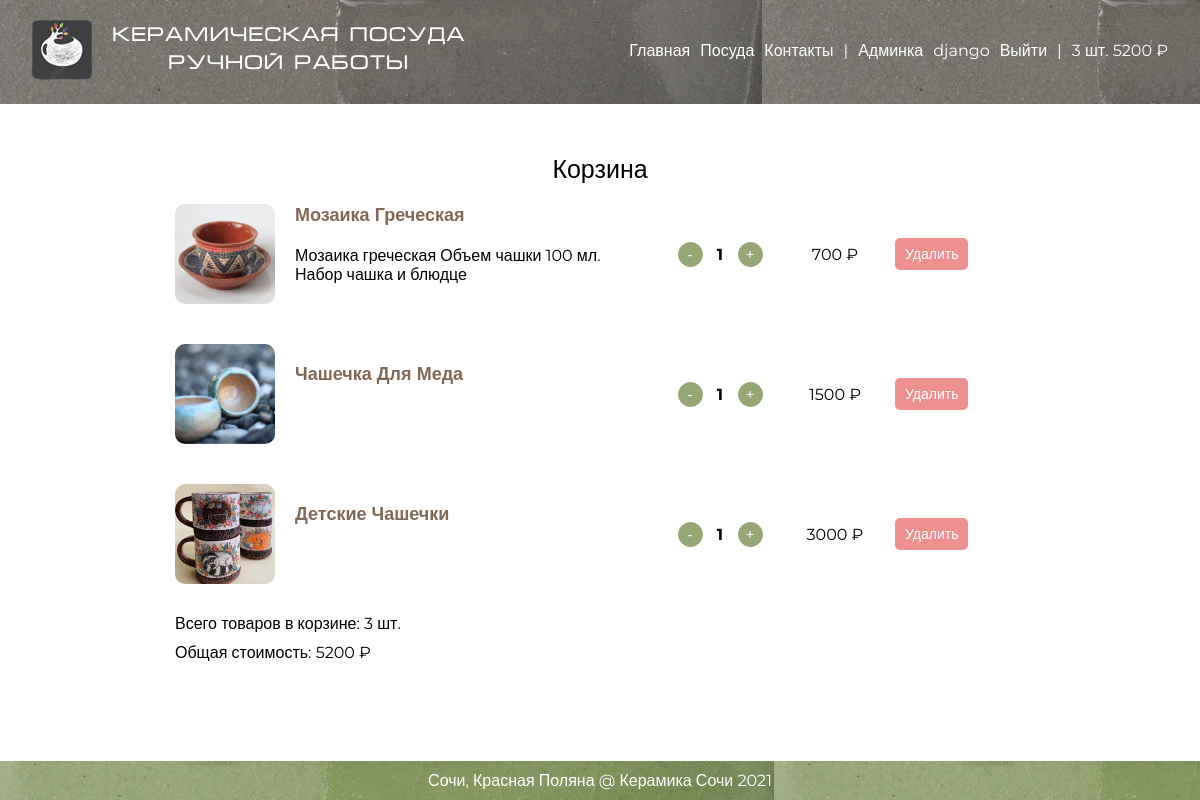
The page /basket/ (signed in) on the database as committed earlier.
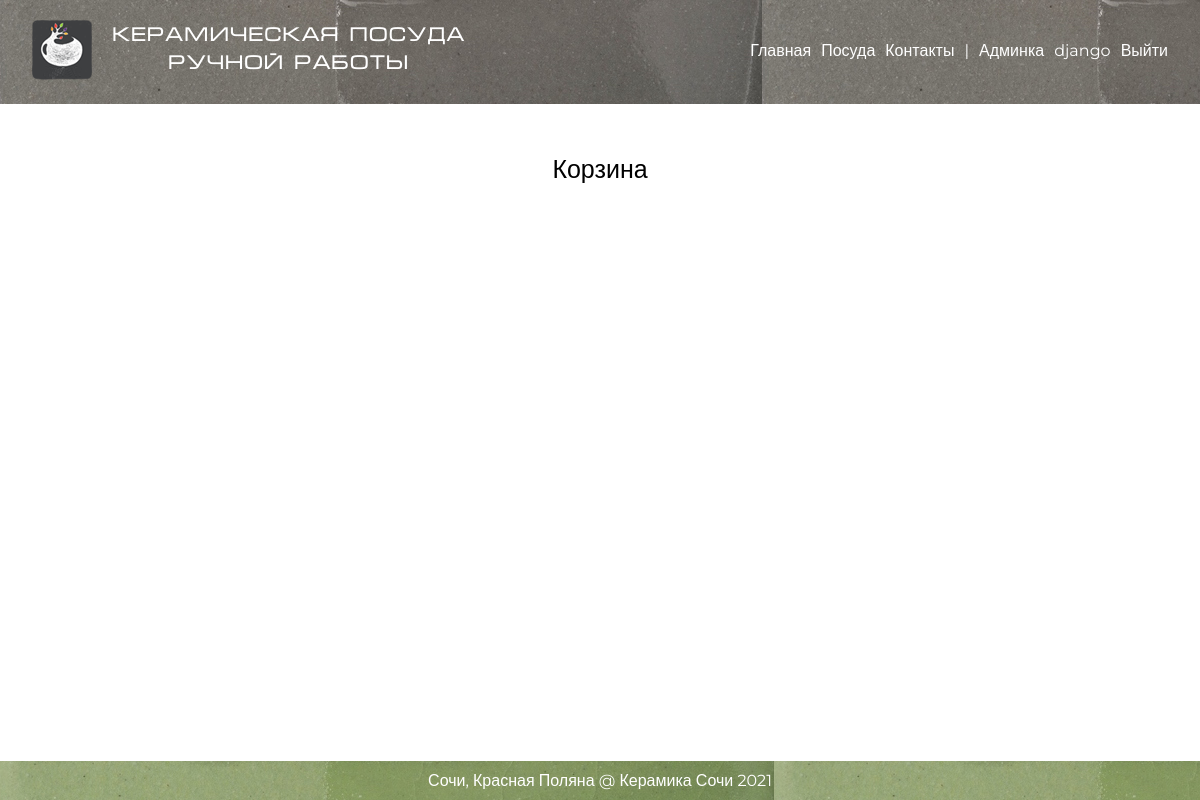
The same page on the database as committed later.
### basketapp/models.py (models this page shows)
class Basket(models.Model):
    user = models.ForeignKey(settings.AUTH_USER_MODEL, on_delete=models.CASCADE, related_name='basket')
    product = models.ForeignKey(Product, on_delete=models.CASCADE)
    quantity = models.SmallIntegerField(verbose_name='количество', default=0)
    add_datetime = models.DateTimeField(verbose_name='время', auto_now_add=True)
    @property
    def product_cost(self):
        return self.product.price * self.quantity
    @property
    def total_quantity(self):
        return sum(self.user.basket.values_list('quantity', flat=True))
    @property
    def total_cost(self):
        return sum([x.product_cost for x in self.user.basket.all()])
    @property
    def remove_from_basket_url(self):
        return reverse('basketapp:remove', kwargs={'pk': self.id})

### authapp/models.py (models this page shows, shortened)
class ShopUser(AbstractUser):
    age = models.PositiveSmallIntegerField(verbose_name='возраст', null=True)
    avatar = models.ImageField(verbose_name='аватарка', upload_to='user_avatars', blank=True)

### mainapp/models.py (models this page shows, shortened)
class Product(models.Model):
    category = models.ForeignKey(ProductCategory, on_delete=models.CASCADE, verbose_name='категория')
    name = models.CharField(verbose_name='имя продукта', max_length=128)
    description = models.TextField(verbose_name='описание продукта', blank=True)
    price = models.DecimalField(verbose_name='цена продукта', max_digits=8, decimal_places=2, default=0)
    quantity = models.PositiveSmallIntegerField(verbose_name='количество', default=1)
    image = models.ImageField(upload_to='products_images', blank=True)
    is_active = models.BooleanField(verbose_name='активная', default=1)
    @property
    def url(self):
        return reverse('mainapp:products:product', kwargs={'pk': self.id})
    @property
    def image_or_default(self):
        return self.image.url if self.image else static('img/default.png')

### basketapp/views.py (the view)
# urls.py: path('', basketapp.basket, name='view'),
@login_required
def basket(request):
    content = {
        'page_title': 'Корзина',
        'basket': request.user.basket.order_by('product__category').all()
    }
    return render(request, 'basketapp/basket.html', content)

### mainapp/templatetags/my_tags.py (called while the page is built)
@register.filter()
def with_currency(price):
    return mark_safe(f'{round(price)}&nbsp;{settings.CURRENCY_SYMBOL}')

### basketapp/templates/basketapp/basket.html (shortened to what this page needs)
{% extends 'mainapp/base.html' %}
{% load static %}
{% load my_tags %}
{% block content %}
    <div class="basket-container">
        <div class="big-title center">Корзина</div>
        {% for item in basket %}
            <div class="item-container">
                <div class="image-container pointer"
                     style="background-image: url('{{ item.product.image_or_default }}')"
                     onclick="document.location='{{ item.product.url }}'"></div>
                <div class="description-container pointer column-middle"
                     onclick="document.location='{{ item.product.url }}'">
                    <div class="title">{{ item.product.name|title }}</div>
                    <div class="description">{{ item.product.description }}</div>
                </div>
                <div class="quantity-container">
                    <div class="minus"><button>-</button></div>
                    <div class="quantity" data-pk="{{ item.pk }}" data-max="{{ item.product.quantity }}">{{ item.quantity }}</div>
                    <div class="plus"><button>+</button></div>
                </div>
                <div class="product-cost column-middle center" id="product_cost{{ item.pk }}">{{ item.product_cost|with_currency }}</div>
                <div class="remove-container column-middle">
                    <div class="button"><a href="{{ item.remove_from_basket_url }}">Удалить</a></div>
                </div>
            </div>
        {% endfor %}
        {% if basket %}
            <div class="basket-summary">
                Всего товаров в корзине: <span id="basket_total_quantity">{{ basket.0.total_quantity }}</span> шт.
            </div>
            <div class="basket-summary">
                Общая стоимость:
                <span id="basket_total_cost">{{ basket.0.total_cost|with_currency }}</span>
            </div>
        {% endif %}
    </div>
{% endblock %}

### mainapp/templates/mainapp/includes/inc__main_menu.html
{% load my_tags %}
<div class="links row flex-wrap">
    <div class="menu-link {% if main_path == 'mainapp:index' %}active{% endif %}"><a href="{% url 'mainapp:index' %}">Главная</a>
    </div>
    <div class="menu-link {% if 'mainapp:products' in main_path %}active{% endif %}"><a
            href="{% url 'mainapp:products:index' %}">Посуда</a></div>
    <div class="menu-link {% if main_path == 'mainapp:contacts' %}active{% endif %}"><a
            href="{% url 'mainapp:contacts' %}">Контакты</a></div>
    <div class="menu-link">|</div>
    {% if user.is_authenticated %}
        {% if user.is_superuser %}
            <div class="menu-link"><a href="{% url 'adminapp:index' %}">Админка</a></div>
        {% endif %}
        <div class="menu-link {% if main_path == 'authapp:edit' %}active{% endif %}"><a
                href="{% url 'authapp:edit' %}">
            {% if user.first_name %}{{ user.first_name|title }}{% else %}{{ user.username }}{% endif %}</a></div>
    {% endif %}
    {% if user.is_authenticated %}
        <div class="menu-link"><a href="{% url 'authapp:logout' %}">Выйти</a></div>
        {% if basket %}
            <div class="menu-link">|</div>
            <div class="menu-link">
                <a href="{% url 'basketapp:view' %}" class="basket">
                    <span id="top_total_quantity">{{ basket.0.total_quantity }}</span> шт.
                    <span id="top_total_cost">{{ basket.0.total_cost|with_currency }}</span>
                </a>
            </div>
        {% endif %}
    {% else %}
        <div class="menu-link {% if main_path == 'authapp:login' %}active{% endif %}"><a
                href="{% url 'authapp:login' %}">Войти</a></div>
    {% endif %}
</div>

Rows that differ between the two databases and show on the page:
removed Basket: user "3", user+product+quantity "5200 ₽", product.image_or_default (picture), product.name "Мозаика Греческая", product.description "Мозаика греческая Объем чашки 100 мл. Набор чашка и блюдце", quantity "1", product_cost|with_currency "700 ₽"
removed Basket: product.image_or_default (picture), product.name "Чашечка Для Меда", quantity "1", product_cost|with_currency "1500 ₽"
removed Basket: product.image_or_default (picture), product.name "Детские Чашечки", quantity "1", product_cost|with_currency "3000 ₽"
Other text that changed with them:
text no longer shown: "| шт. Всего товаров в корзине: шт. Общая стоимость:"
